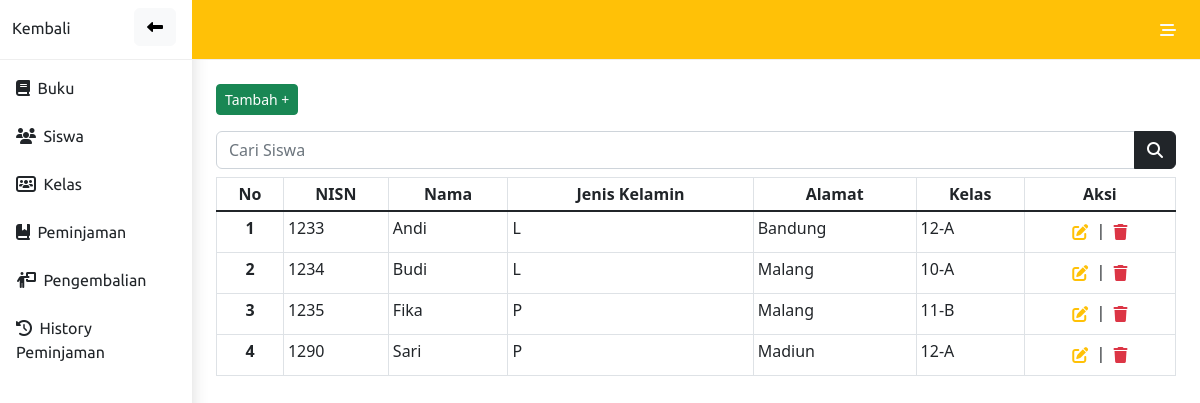
The app's page /admin/siswa.php with its own data.
### tables this page shows
CREATE TABLE `siswa` (
  `nis` int(11) NOT NULL,
  `nama` varchar(100) NOT NULL,
  `jenis_kelamin` enum('L','P') NOT NULL,
  `alamat` varchar(255) NOT NULL,
  `id_kelas` int(2) NOT NULL
);

CREATE TABLE `kelas` (
  `id_kelas` int(2) NOT NULL,
  `nama_kelas` varchar(50) NOT NULL
);

### config.php (called while the page is built, shortened)
<?php
$conn = mysqli_connect("localhost", "root", "", "perpus10");
function read($col, $tabel, $condisi){
    global $conn;
    $tampil = mysqli_query($conn, "SELECT $col FROM $tabel $condisi");
    return $tampil;
}
 ?>

### admin/siswa.php (the view, shortened to what this page needs)
<?php
include '../config.php';
?>
<!DOCTYPE html>
<html lang="en">
<head>
</head>
<body>
<?php include 'nav.php'?>
        <div class="container">
            <div class="container pt-4 m-auto">
                <button class="btn btn-sm btn-success mb-3" data-bs-toggle="modal" data-bs-target="#tambah">Tambah +</button>
                <form class="d-flex input-group mb-2" role="search" method="get" action="cari_siswa.php">
                    <input class="form-control" type="search" placeholder="Cari Siswa" aria-label="Search" name="search">
                    <button class="btn btn-dark" type="search"><i class="fa-solid fa-magnifying-glass"></i></button>
                </form>
                <table class="table table-sm table-hover table-bordered">
                    <thead class="text-center">
                        <tr>
                            <th>No</th>
                            <th>NISN</th>
                            <th>Nama</th>
                            <th>Jenis Kelamin</th>
                            <th>Alamat</th>
                            <th>Kelas</th>
                            <th>Aksi</th>
                        </tr>
                    </thead>
                    <tbody class="table-group-divider">
                        <?php
                            $no=0;
                            $siswa = read('s.nis, s.nama, s.jenis_kelamin, s.alamat, k.nama_kelas', 'siswa s JOIN kelas k ON s.id_kelas = k.id_kelas', '');
                                    while($data = mysqli_fetch_assoc($siswa)){
                                    $no++;
                        ?>
                        <tr>
                            <th class="text-center" scope="row"><?=$no?></th>
                            <td><?=$data['nis']?></td>
                            <td><?=$data['nama']?></td>
                            <td><?=$data['jenis_kelamin']?></td>
                            <td><?=$data['alamat']?></td>
                            <td><?=$data['nama_kelas']?></td>
                            <td class="text text-center">
                                <button class="btn btn-polos p-1">
                                    <a class="text-warning" href="edit_siswa.php?nis=<?= $data['nis']; ?>">
                                        <i class="fa-solid fa-pen-to-square"></i>
                                    </a>
                                </button> |
                                <button class="btn btn-polos p-1">
                                    <a class="text-danger" href="hapus.php?nis=<?= $data['nis']; ?>"><i class="fa-solid fa-trash"></i></a>
                                </button>
                            </td>
                        </tr>
                        <?php
                            }
                        ?>
                    </tbody>
                </table>
            </div>
        </div>
</body>
</html>

### admin/style.css (style rules this page uses)
.btn-polos { border: none; }

### admin/nav.php (style rules this page uses)
a { text-decoration: none !important; }

### records on screen
siswa: nis "1233", nama "Andi", jenis_kelamin "L", alamat "Bandung", id_kelas.nama_kelas "12-A"
siswa: nis "1234", nama "Budi", jenis_kelamin "L", alamat "Malang", id_kelas.nama_kelas "10-A"
siswa: nis "1235", nama "Fika", jenis_kelamin "P", alamat "Malang", id_kelas.nama_kelas "11-B"
siswa: nis "1290", nama "Sari", jenis_kelamin "P", alamat "Madiun", id_kelas.nama_kelas "12-A"
